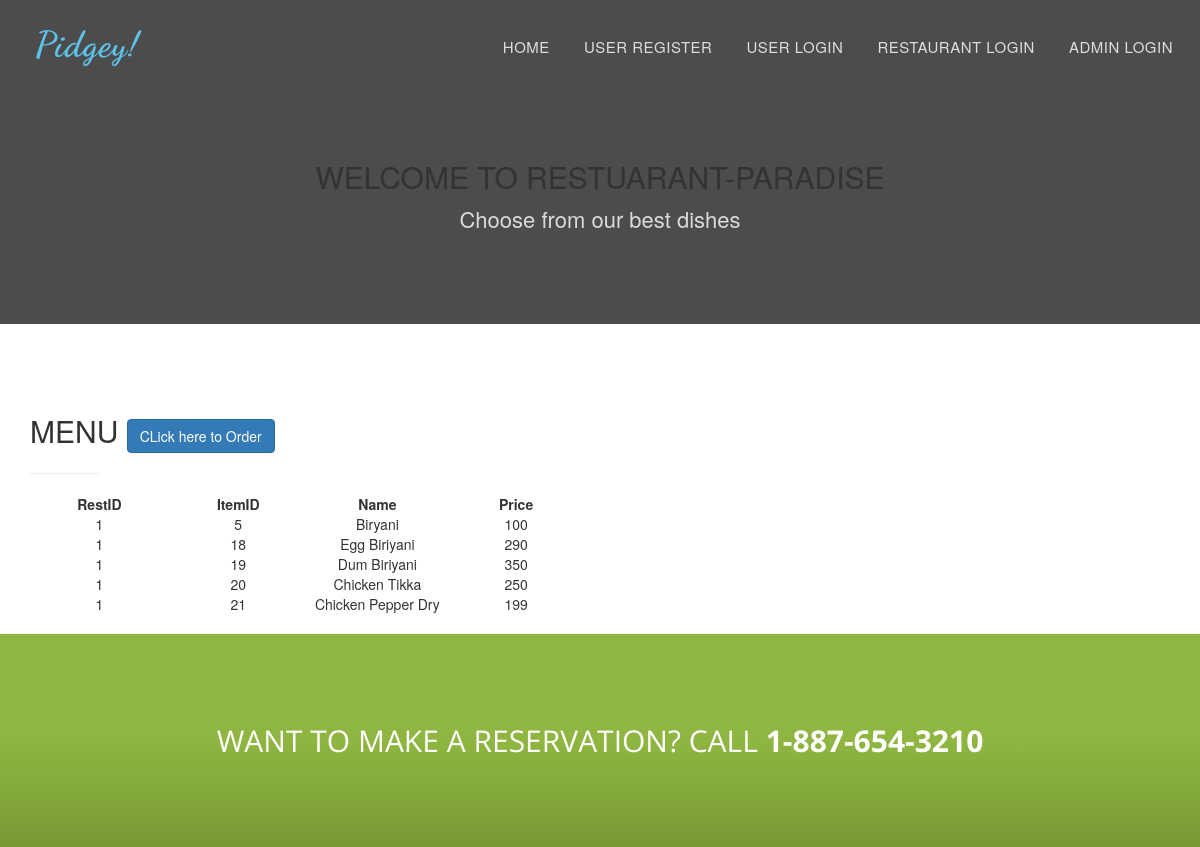
Page /indexmenu?restid=1 on the committed database.
### app/models.py (models this page shows)
class Restadmin(db.Model):
    rid = db.Column(db.Integer, primary_key=True, autoincrement=True)
    rname = db.Column(db.String(250), nullable=False)
    rmail = db.Column(db.String(250), unique=True, nullable=False)
    rmobile = db.Column(db.Integer,unique=True, nullable=False)
    raddress = db.Column(db.String(250), nullable=False)
    rpassword = db.Column(db.String(250), nullable=False)
    cid = db.Column(db.Integer, db.ForeignKey('customer.cid'), nullable=False)

class Items(db.Model):
    iid = db.Column(db.Integer, primary_key=True, autoincrement=True)
    iname = db.Column(db.String(250), nullable=False)
    iprice = db.Column(db.Integer, nullable=False)
    rid = db.Column(db.Integer, db.ForeignKey('restadmin.rid'), nullable=False)

### app/views.py (the view)
@app.route('/indexmenu', methods = ['GET','POST'])
def indexmenu():
	if request.method == "GET":
		restid = request.args.get("restid")
	elif request.method == "POST":
		restid = request.form['restid']
	items = Items.query.filter(Items.rid == restid).all()
	restad = Restadmin.query.filter(Restadmin.rid == restid).first()
	return render_template('indexmenu.html',restad=restad, restadmin=items)

### app/templates/indexmenu.html (shortened to what this page needs)
<!DOCTYPE html>
<html lang="en">
<head>
<link href="{{ url_for('static',filename = 'style.css') }}" rel="stylesheet" type="text/css">
<link href="{{ url_for('static',filename = 'bootstrap.css') }}" rel="stylesheet" type="text/css">
<link href="{{ url_for('static',filename = 'bootstrap.min.css') }}" rel="stylesheet" type="text/css">
<link href="{{ url_for('static',filename = 'default.css') }}" rel="stylesheet" type="text/css">
<link href="{{ url_for('static',filename = 'nivo-lightbox.css') }}" rel="stylesheet" type="text/css">
<link rel="stylesheet" type="text/css"  href="css/bootstrap.css">
<link rel="stylesheet" type="text/css" href="fonts/font-awesome/css/font-awesome.css">
<link rel="stylesheet" href="https://maxcdn.bootstrapcdn.com/bootstrap/3.3.7/css/bootstrap.min.css">
</head>
<body id="page-top" data-spy="scroll" data-target=".navbar-fixed-top">
<nav id="menu" class="navbar navbar-default navbar-fixed-top">
  <div class="container">
    <div class="navbar-header">
      <a class="navbar-brand page-scroll" href="#page-top">Pidgey!</a> </div>
      <div class="collapse navbar-collapse" id="bs-example-navbar-collapse-1">
      <ul class="nav navbar-nav navbar-right">
        <li><a href="/index" class="page-scroll">Home</a></li>
        <li><a href="/register" class="page-scroll">User Register</a></li>
        <li><a href="/login" class="page-scroll">User Login</a></li>
        <li><a href="/restlogin" class="page-scroll">Restaurant Login</a></li>
        <li><a href="/adminlogin" class="page-scroll">Admin Login</a></li>
      </ul>
    </div>
  </div>
</nav>
<div id="restaurant-menu style="background-image:url({{url_for('static',filename='menu-bg.jpg')}});">
  <div class="section-title text-center center">
    <div class="overlay">
      <br><br><br>
      <h2>Welcome to Restuarant-{{restad.rname}}</h2>
      <p>Choose from our best dishes</p>
    </div>
  </div>
  <div class="container">
    <div class="row">
      <div class="col-xs-12 col-sm-6">
     <form action="/login">
        <div class="menu-section">
          <h2 class="menu-section-title">MENU
             <button type="submit" class="btn btn-primary" value=”submit” >CLick here to Order</button>
        </h2>
      </form>
            <hr>
            <div class="menu-item">
                <table style=" text-align: center; ">
                   <col width="150">
                   <col width="150">
                   <col width="150">
                   <col width="150">
                   <tr>
                    <td> <b> RestID </b>  </td>
                    <td>  <b>ItemID </b> </td>
                    <td> <b> Name  </b>  </td>
                    <td> <b> Price </b>  </td>
                  {% for i in restadmin %}
                   <tr>
                      <td>{{ i.rid }}</td>
                      <td>{{ i.iid }}</td>
                      <td>{{ i.iname }}</td>
                      <td>{{ i.iprice }}</td>
                   </tr>
                  {% endfor %}
                </table>
          </div>
        </div>
      </div>
        </div>
      </div>
<div id="call-reservation" class="text-center">
  <div class="container">
    <h2>Want to make a reservation? Call <strong>1-887-654-3210</strong></h2>
  </div>
</div>
</body>
</html>

### app/static/style.css (style rules this page uses)
body, html { font-family: 'Raleway', sans-serif; text-rendering: optimizeLegibility !important; -webkit-font-smoothing: antialiased !important; color: #777; font-weight: 300; width: 100% !important; height: 100% !important; }
h2 { margin: 0 0 20px 0; font-weight: 500; font-size: 34px; color: #333; text-transform: uppercase; }
p { font-size: 16px; }
a { color: #8eb640; }
ul, ol { list-style: none; }
ul, ol { padding: 0; webkit-padding: 0; moz-padding: 0; }
hr { height: 2px; width: 70px; text-align: center; position: relative; background: #8eb640; margin: 0; margin-bottom: 40px; border: 0; }
#menu { padding: 20px; transition: all 0.8s; }
#menu.navbar-default { background-color: rgba(248, 248, 248, 0); border-color: rgba(231, 231, 231, 0); }
#menu a.navbar-brand { font-family: 'Dancing Script', cursive; font-size: 36px; color: #5DC4E9; font-weight: 700; letter-spacing: 1px; }
#menu.navbar-default .navbar-nav > li > a { text-transform: uppercase; color: #ddd; font-weight: 500; font-size: 15px; padding: 5px 0; border: 2px solid transparent; letter-spacing: 0.5px; margin: 10px 15px 0 15px; }
.section-title { margin-bottom: 70px; }
.section-title .overlay { padding: 80px 0; background: rgba(0, 0, 0, 0.7); }
.section-title p { font-size: 22px; color: rgba(255,255,255,0.8); }
#call-reservation { padding: 90px 0; color: #fff; background: rgb(142,182,64); background: -moz-linear-gradient(top, rgba(142,182,64,1) 50%, rgba(119,153,54,1) 100%); background: -webkit-linear-gradient(top, rgba(142,182,64,1) 50%, rgba(119,153,54,1) 100%); background: linear-gradient(to bottom, rgba(142,182,64,1) 50%, rgba(119,153,54,1) 100%); filter: progid:DXImageTransform.Microsoft.gradient( startColorstr='#8eb640', endColorstr='#779936', GradientType=0 ); }
#call-reservation h2 { font-family: 'Open Sans', sans-serif; color: #fff; font-weight: 400; margin: 0; }

### rows in the picture
Restadmin: rname "PARADISE"
Items: rid "1", iid "5", iname "Biryani", iprice "100"
Items: rid "1", iid "18", iname "Egg Biriyani", iprice "290"
Items: rid "1", iid "19", iname "Dum Biriyani", iprice "350"
Items: rid "1", iid "20", iname "Chicken Tikka", iprice "250"
Items: rid "1", iid "21", iname "Chicken Pepper Dry", iprice "199"
